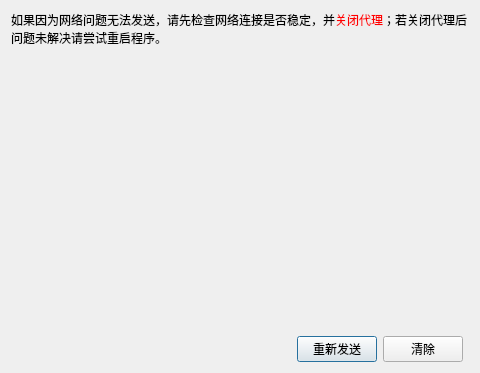
<?xml version="1.0" encoding="UTF-8"?>
<ui version="4.0">
 <class>Dialog</class>
 <widget class="QDialog" name="Dialog">
  <property name="geometry">
   <rect>
    <x>0</x>
    <y>0</y>
    <width>480</width>
    <height>373</height>
   </rect>
  </property>
  <property name="windowTitle">
   <string>Dialog</string>
  </property>
  <layout class="QVBoxLayout" name="verticalLayout">
   <item>
    <widget class="QLabel" name="label">
     <property name="text">
      <string>&lt;html&gt;&lt;head/&gt;&lt;body&gt;&lt;p&gt;如果因为网络问题无法发送，请先检查网络连接是否稳定，并&lt;span style=&quot; color:#ff0000;&quot;&gt;关闭代理&lt;/span&gt;&lt;span style=&quot; color:#000000;&quot;&gt;；若关闭代理后问题未解决请尝试重启程序。&lt;/span&gt;&lt;/p&gt;&lt;/body&gt;&lt;/html&gt;</string>
     </property>
     <property name="wordWrap">
      <bool>true</bool>
     </property>
    </widget>
   </item>
   <item>
    <widget class="QListWidget" name="listWidget">
     <property name="styleSheet">
      <string notr="true">QListWidget{background-color:transparent;}</string>
     </property>
    </widget>
   </item>
   <item>
    <widget class="QWidget" name="widget" native="true">
     <layout class="QHBoxLayout" name="horizontalLayout">
      <property name="leftMargin">
       <number>6</number>
      </property>
      <property name="topMargin">
       <number>0</number>
      </property>
      <property name="rightMargin">
       <number>6</number>
      </property>
      <property name="bottomMargin">
       <number>0</number>
      </property>
      <item>
       <spacer name="horizontalSpacer">
        <property name="orientation">
         <enum>Qt::Horizontal</enum>
        </property>
        <property name="sizeHint" stdset="0">
         <size>
          <width>298</width>
          <height>20</height>
         </size>
        </property>
       </spacer>
      </item>
      <item>
       <widget class="QPushButton" name="OKButton">
        <property name="text">
         <string>重新发送</string>
        </property>
       </widget>
      </item>
      <item>
       <widget class="QPushButton" name="cancelButton">
        <property name="text">
         <string>清除</string>
        </property>
       </widget>
      </item>
     </layout>
    </widget>
   </item>
  </layout>
 </widget>
 <resources/>
 <connections/>
</ui>
